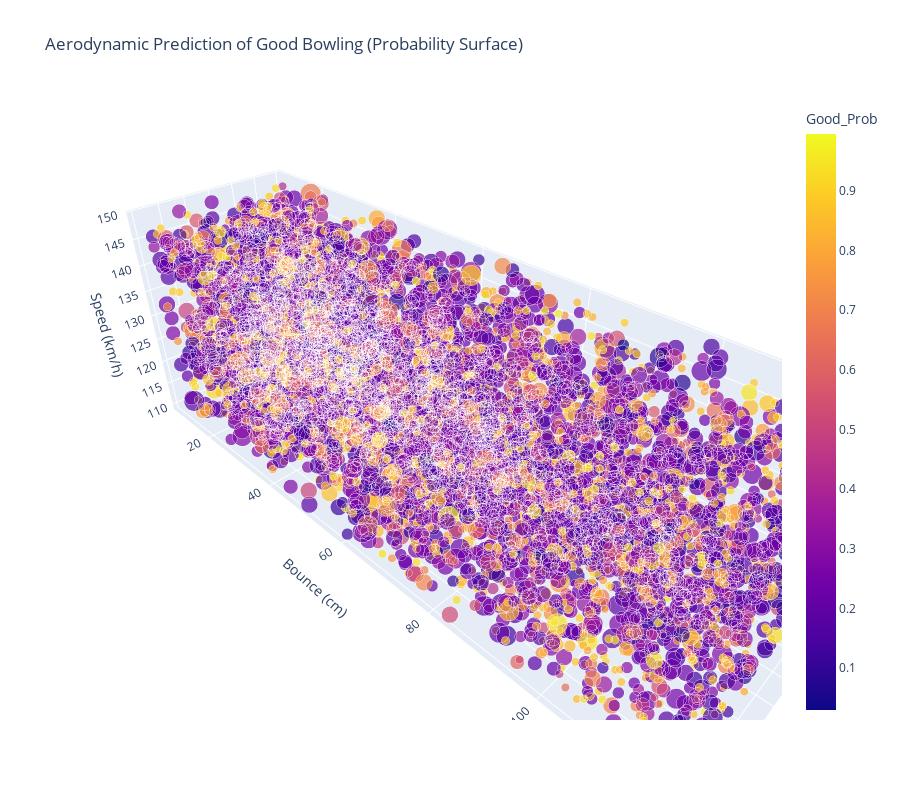

The notebook cell this image was saved under:
### Markdown cell above
With low bounce (20-30), there is a high chance to score sweep, hook, pull and flick while there is a lower chance to do a straight and cover drive.
With medium bounce (40-60), there is a high chance to score defensive, cover drive, flick and sweep
With high bounce (40-60), there is a high chance to be more defensive and play cover drive.
So, for advice, bowlers should give more bounce.

### Code cell
import pandas as pd
import numpy as np
import plotly.express as px
from sklearn.model_selection import train_test_split
from sklearn.preprocessing import OneHotEncoder
from sklearn.compose import ColumnTransformer
from sklearn.pipeline import Pipeline
from sklearn.ensemble import RandomForestClassifier

df2 = df.copy()


median_runs = df2['Runs Scored'].median()

df2['Good'] = ((df2['Wicket'] == 1) | 
               (df2['Runs Scored'] <= median_runs)).astype(int)


X = df2[['Bowler Type','Ball Length','Ball Line',
         'Speed (km/h)','Angle','Bounce (cm)']]

y = df2['Good']

cat_cols = ['Bowler Type','Ball Length','Ball Line']
num_cols = ['Speed (km/h)','Angle','Bounce (cm)']

preprocess = ColumnTransformer([
    ('cat', OneHotEncoder(handle_unknown='ignore'), cat_cols),
    ('num', 'passthrough', num_cols)
])

model = Pipeline([
    ('prep', preprocess),
    ('clf', RandomForestClassifier(n_estimators=200, random_state=42))
])

X_train, X_test, y_train, y_test = train_test_split(X,y,test_size=0.2)

model.fit(X_train,y_train)

print("Model Accuracy:", model.score(X_test,y_test))

df2['Good_Prob'] = model.predict_proba(X)[:,1]

fig = px.scatter_3d(
    df2,
    x='Angle',
    y='Bounce (cm)',
    z='Speed (km/h)',
    color='Good_Prob',
    size='Runs Scored',
    hover_data=['Ball Length','Ball Line','Bowler Type'],
    title="Aerodynamic Prediction of Good Bowling (Probability Surface)",
)

fig.update_layout(height=800)

fig.show()

### Figure 1 — Plotly figure (JSON) as saved in the notebook; plotly's stock layout.template omitted (floating-point values rounded to 4 significant figures; data arrays with more than 128 entries replaced by an {"elided": "..."} marker saying what was removed)
{"data": [{"customdata": {"elided": "10000x3 str values"}, "hovertemplate": "Angle=%{x}<br>Bounce (cm)=%{y}<br>Speed (km/h)=%{z}<br>Runs Scored=%{marker.size}<br>Ball Length=%{customdata[0]}<br>Ball Line=%{customdata[1]}<br>Bowler Type=%{customdata[2]}<br>Good_Prob=%{marker.color}<extra></extra>", "legendgroup": "", "marker": {"color": {"elided": "10000 float values"}, "coloraxis": "coloraxis", "size": {"elided": "10000 int values"}, "sizemode": "area", "sizeref": 0.015, "symbol": "circle"}, "mode": "markers", "name": "", "scene": "scene", "showlegend": false, "type": "scatter3d", "x": {"elided": "10000 float values"}, "y": {"elided": "10000 int values"}, "z": {"elided": "10000 int values"}}], "layout": {"coloraxis": {"colorbar": {"title": {"text": "Good_Prob"}}, "colorscale": [[0, "#0d0887"], [0.1111, "#46039f"], [0.2222, "#7201a8"], [0.3333, "#9c179e"], [0.4444, "#bd3786"], [0.5556, "#d8576b"], [0.6667, "#ed7953"], [0.7778, "#fb9f3a"], [0.8889, "#fdca26"], [1, "#f0f921"]]}, "height": 800, "legend": {"itemsizing": "constant", "tracegroupgap": 0}, "scene": {"domain": {"x": [0, 1], "y": [0, 1]}, "xaxis": {"title": {"text": "Angle"}}, "yaxis": {"title": {"text": "Bounce (cm)"}}, "zaxis": {"title": {"text": "Speed (km/h)"}}}, "title": {"text": "Aerodynamic Prediction of Good Bowling (Probability Surface)"}}}
